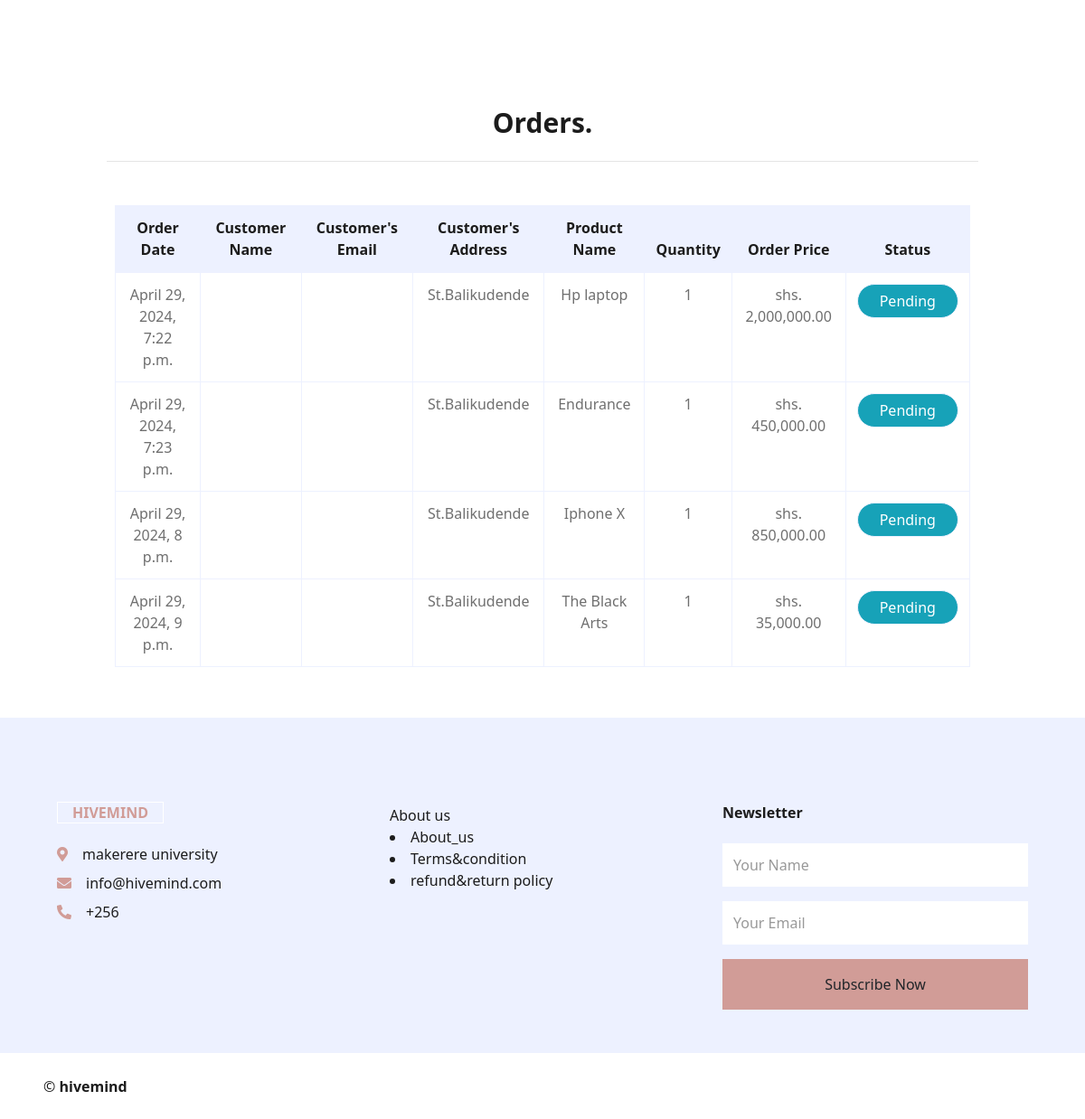
The page /business/ordered/ (signed in, lower part) on the database as committed earlier.
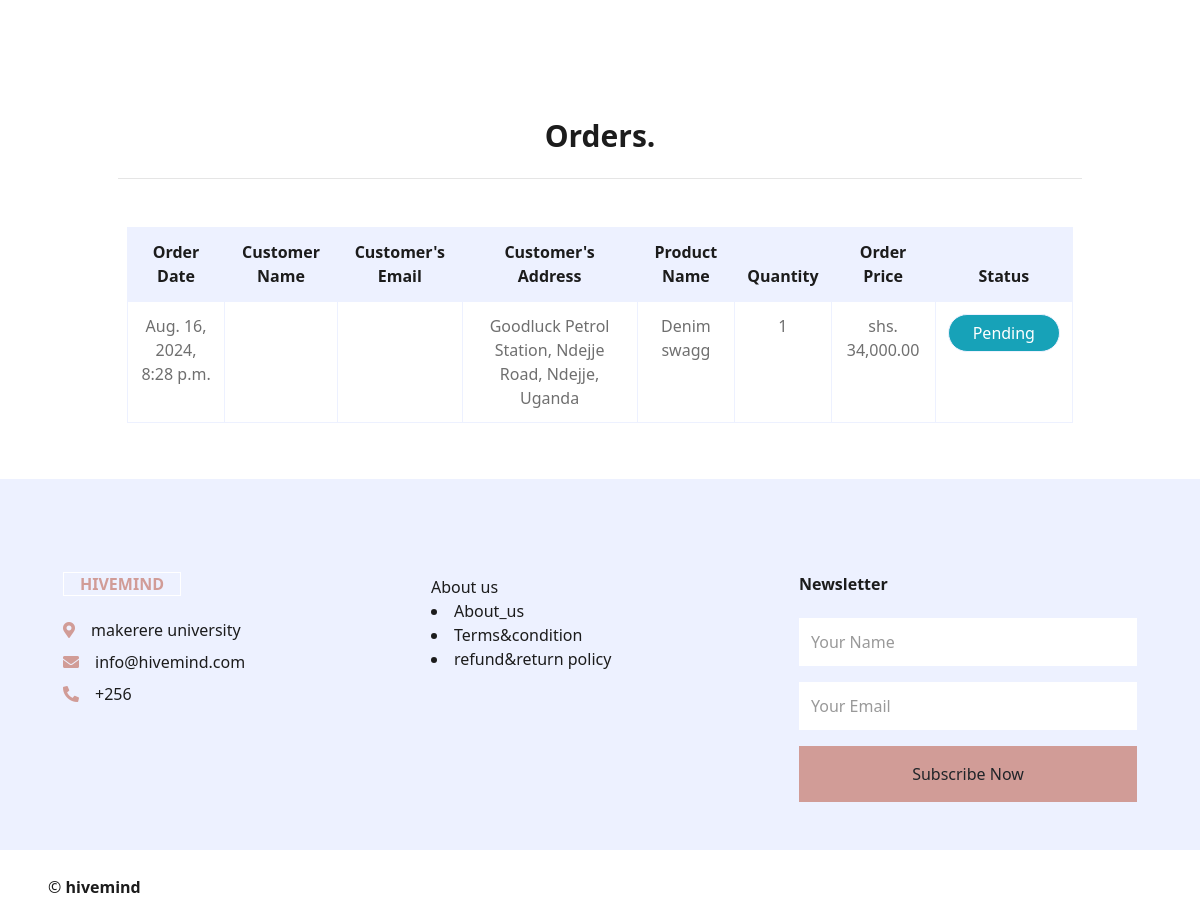
The same page on the database as committed later.
### orders/models.py (models this page shows, shortened)
class OrderItem(models.Model):
    order = models.ForeignKey(Order,related_name='orders',on_delete=models.CASCADE)
    product = models.ForeignKey(Type,related_name='items',on_delete=models.CASCADE)
    price = models.DecimalField(max_digits=10,decimal_places=2)
    quantity = models.PositiveIntegerField(default=1)
    def get_cost(self):
        return self.price * self.quantity

class Order(models.Model):
    user = models.ForeignKey(User, related_name='orders', on_delete=models.CASCADE, null=True)
    address = models.CharField(max_length=250)
    phone_number = models.CharField(max_length=20)
    created = models.DateTimeField(auto_now_add=True)
    updated = models.DateTimeField(auto_now=True)
    paid = models.BooleanField(default=False)
    class Meta:
        ordering = ['-created']
        indexes = [
             models.Index(fields=['-created']),
             ]

### jumia/models.py (models this page shows, shortened)
class Type(models.Model):
    category = models.ForeignKey(Categories, related_name='type',on_delete=models.CASCADE, blank=True, null=True)
    name = models.CharField(max_length = 250)
    description = models.TextField(blank=True, null=True)
    price = models.DecimalField(max_digits = 30, decimal_places=2)
    image = models.ImageField(upload_to='uploads/', null=True)
    is_available = models.BooleanField(default=True)
    product_by = models.ForeignKey(User,on_delete=models.CASCADE, blank=True, null=True)
    created_at = models.DateTimeField(auto_now_add=True)

### business/views.py (the view)
# urls.py: path('ordered/',ordered, name= 'ordered'),
@login_required
@business_required
def ordered(request):
    ordered_product = OrderItem.objects.all()
    return render(request, 'bus/ordered.html', {'ordered_product':ordered_product})

### cart/context_processors.py (called while the page is built)
def cart(request):
    return {'cart': Cart(request)}

### jumia/context_processors.py (called while the page is built)
def categories(request):
    cat = Categories.objects.all()
    return {'cat': cat}

### business/templates/bus/ordered.html (shortened to what this page needs)
{% extends 'bus/board.html' %}
{% load humanize %}
{% block content %}
<div class="container-fluid pt-5">
  <h1 class="text-center py-4 text-3xl font-bold">Orders.</h1>
  <hr>
  <br>
  <br>
  <div class="row px-xl-4 pb-2">
      <table class="table table-bordered text-center mb-0">
        <thead class="bg-secondary text-dark">
            <tr>
                <th>Order Date</th>
                <th>Customer Name</th>
                <th>Customer's Email</th>
                <th>Customer's Address</th>
                <th>Product Name</th>
                <th>Quantity</th>
                <th>Order Price</th>
                <th>Status</th>
            </tr>
        </thead>
        <tbody class="align-middle">
          {% for item in ordered_product %}
              {% if request.user == item.product.product_by %}
                <tr>
                  <td>{{item.order.created}}</td>
                  <td>{{item.order.first_name}} {{item.order.last_name}}</td>
                  <td>{{item.order.email}}</td>
                  <td>{{item.order.address}}</td>
                  <td>{{item.product.name}}</td>
                  <td>{{item.quantity}}</td>
                  <td>shs. {{item.get_cost|intcomma}}</td>
                  <td><a href="">
                    <button class="rounded-full btn btn-info px-4 border border-red-900 text-bold">Pending</button>
                  </a></td>
                </tr>
              {% endif %}
          {% endfor %}
        </tbody>
      </table>
  </div>
</div>
{% endblock %}

### business/templates/bus/board.html (shortened to what this page needs)
<!DOCTYPE html>
<html lang="en">
<head>
    {% load static %}
    <link href='https://unpkg.com/boxicons@2.1.4/css/boxicons.min.css' rel='stylesheet'>
    <link href="https://cdnjs.cloudflare.com/ajax/libs/font-awesome/5.10.0/css/all.min.css" rel="stylesheet">
    <link rel="stylesheet" href="https://cdnjs.cloudflare.com/ajax/libs/OwlCarousel2/2.3.4/assets/owl.carousel.min.css">
    <link rel="stylesheet" href="https://cdnjs.cloudflare.com/ajax/libs/OwlCarousel2/2.3.4/assets/owl.theme.default.min.css">
    <link href="lib/owlcarousel/assets/owl.carousel.min.css" rel="stylesheet">
    <link href="{% static 'css/style.css' %}" rel="stylesheet">
    <link href="https://cdn.jsdelivr.net/npm/tailwindcss@2.2.19/dist/tailwind.min.css" rel="stylesheet">
</head>
<body>
    <div class="container">
        {% block content %}
        {% endblock %}
    </div>
    <div class="container-fluid bg-secondary text-dark mt-5 pt-5" style="margin-top: 50px;">
        <div class="row px-xl-5 pt-5 ">
            <div class="col-lg-4 col-md-12 mb-5 pr-3 pr-xl-5">
                <a href="" class="text-decoration-none">
                    <h1 class="mb-4 display-5 font-weight-semi-bold"><span class="text-primary font-weight-bold border border-white px-3 mr-1">HIVEMIND</span></h1>
                </a>
                <p class="mb-2"><i class="fa fa-map-marker-alt text-primary mr-3"></i>makerere university</p>
                <p class="mb-2"><i class="fa fa-envelope text-primary mr-3"></i>info@hivemind.com</p>
                <p class="mb-0"><i class="fa fa-phone-alt text-primary mr-3"></i>+256</p>
            </div>
            <div class="col">About us
                <li><a href="{% url 'business:about' %}" target="_blank">About_us</a></li>
                <li><a href="" target="_blank">Terms&condition</a></li>
                <li><a href="" target="_blank">refund&return policy</a></li>
            </div>
                    <div class="col-md-4 mb-5">
                        <h5 class="font-weight-bold text-dark mb-4">Newsletter</h5>
                        <form action="">
                            <div class="form-group">
                                <input type="text" class="form-control border-0 py-4" placeholder="Your Name" required="required" />
                            </div>
                            <div class="form-group">
                                <input type="email" class="form-control border-0 py-4" placeholder="Your Email"
                                    required="required" />
                            </div>
                            <div>
                                <button class="btn btn-primary btn-block border-0 py-3" type="submit">Subscribe Now</button>
                            </div>
                        </form>
                    </div>
                </div>
            </div>
        <div class="row border-top border-light mx-xl-5 py-4">
            <div class="col-md-6 px-xl-0">
                <p class="mb-md-0 text-center text-md-left text-dark">
                    &copy; <a class="text-dark font-weight-semi-bold" href="#">hivemind</a>
                </p>
            </div>
            <div class="col-md-6 px-xl-0 text-center text-md-right">
            </div>
        </div>
</body>
</html>

Rows that differ between the two databases and show on the page:
removed OrderItem: order.created "April 29, 2024, 7:22 p.m.", order.address "St.Balikudende", product.name "Hp laptop", quantity "1", get_cost "2,000,000.00"
removed OrderItem: order.created "April 29, 2024, 7:23 p.m.", order.address "St.Balikudende", product.name "Endurance", quantity "1", get_cost "450,000.00"
removed OrderItem: order.created "April 29, 2024, 8 p.m.", order.address "St.Balikudende", product.name "Iphone X", quantity "1", get_cost "850,000.00"
removed OrderItem: order.created "April 29, 2024, 9 p.m.", order.address "St.Balikudende", product.name "The Black Arts", quantity "1", get_cost "35,000.00"
added OrderItem: order.created "Aug. 16, 2024, 8:28 p.m.", order.address "Goodluck Petrol Station, Ndejje Road, Ndejje, Uganda", product.name "Denim swagg", quantity "1", get_cost "34,000.00"
